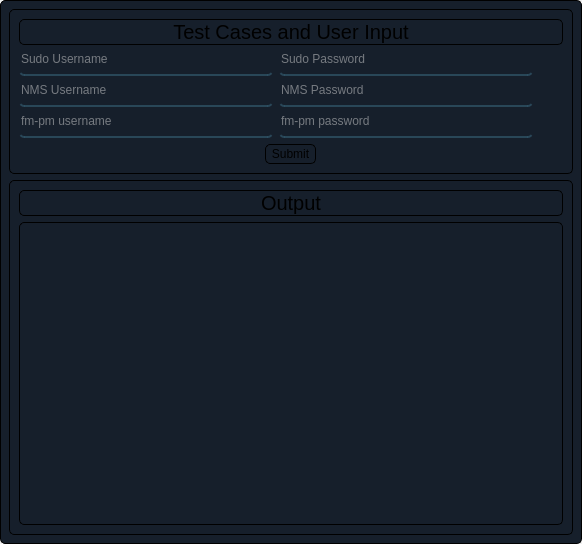
<?xml version="1.0" encoding="UTF-8"?>
<ui version="4.0">
 <class>Configuration</class>
 <widget class="QMainWindow" name="Configuration">
  <property name="geometry">
   <rect>
    <x>0</x>
    <y>0</y>
    <width>582</width>
    <height>544</height>
   </rect>
  </property>
  <property name="windowTitle">
   <string>MainWindow</string>
  </property>
  <widget class="QWidget" name="newWindow">
   <property name="styleSheet">
    <string notr="true">*{
	border:1px solid whilte;
	border-radius:5px;
}
#newWindow,#consoleEdit{
	background-color: #161f2b;
}
QCheckBox, QPushButton{
	padding:2px 5px;
}
QLineEdit{background-color: rgba(0,0,0,0);
	border:none;
	border-bottom:2px solid rgba(46,82,101,200);
	color: rgb(214, 214, 214);
	padding-bottom:7px;
}
#buttons{
	border:none;}</string>
   </property>
   <layout class="QVBoxLayout" name="verticalLayout">
    <item>
     <widget class="QFrame" name="InputFrame">
      <property name="frameShape">
       <enum>QFrame::StyledPanel</enum>
      </property>
      <property name="frameShadow">
       <enum>QFrame::Raised</enum>
      </property>
      <layout class="QGridLayout" name="gridLayout">
       <item row="9" column="1" colspan="7" alignment="Qt::AlignHCenter">
        <widget class="QFrame" name="buttons">
         <property name="frameShape">
          <enum>QFrame::StyledPanel</enum>
         </property>
         <property name="frameShadow">
          <enum>QFrame::Raised</enum>
         </property>
         <layout class="QHBoxLayout" name="horizontalLayout">
          <property name="spacing">
           <number>6</number>
          </property>
          <property name="leftMargin">
           <number>0</number>
          </property>
          <property name="topMargin">
           <number>0</number>
          </property>
          <property name="rightMargin">
           <number>0</number>
          </property>
          <property name="bottomMargin">
           <number>0</number>
          </property>
          <item>
           <widget class="QPushButton" name="submitBtn">
            <property name="text">
             <string>Submit</string>
            </property>
            <property name="icon">
             <iconset resource="resource.qrc">
              <normaloff>:/icons/icons/zap.svg</normaloff>:/icons/icons/zap.svg</iconset>
            </property>
           </widget>
          </item>
         </layout>
        </widget>
       </item>
       <item row="0" column="1" colspan="7">
        <widget class="QLabel" name="InputLabel">
         <property name="font">
          <font>
           <pointsize>15</pointsize>
          </font>
         </property>
         <property name="text">
          <string>Test Cases and User Input</string>
         </property>
         <property name="alignment">
          <set>Qt::AlignCenter</set>
         </property>
        </widget>
       </item>
       <item row="1" column="1">
        <widget class="QLineEdit" name="sudouser">
         <property name="placeholderText">
          <string>Sudo Username</string>
         </property>
        </widget>
       </item>
       <item row="2" column="2">
        <widget class="QLineEdit" name="nmspswrd">
         <property name="placeholderText">
          <string>NMS Password</string>
         </property>
        </widget>
       </item>
       <item row="2" column="1">
        <widget class="QLineEdit" name="nmsuser">
         <property name="text">
          <string/>
         </property>
         <property name="placeholderText">
          <string>NMS Username</string>
         </property>
        </widget>
       </item>
       <item row="1" column="2">
        <widget class="QLineEdit" name="sudopswrd">
         <property name="placeholderText">
          <string>Sudo Password</string>
         </property>
        </widget>
       </item>
       <item row="3" column="1">
        <widget class="QLineEdit" name="fmpmuser">
         <property name="placeholderText">
          <string>fm-pm username</string>
         </property>
        </widget>
       </item>
       <item row="3" column="2">
        <widget class="QLineEdit" name="fmpmpswrd">
         <property name="placeholderText">
          <string>fm-pm password</string>
         </property>
        </widget>
       </item>
      </layout>
     </widget>
    </item>
    <item>
     <widget class="QFrame" name="OutputFrame">
      <property name="frameShape">
       <enum>QFrame::StyledPanel</enum>
      </property>
      <property name="frameShadow">
       <enum>QFrame::Raised</enum>
      </property>
      <layout class="QVBoxLayout" name="verticalLayout_2">
       <item alignment="Qt::AlignTop">
        <widget class="QLabel" name="outputLabel">
         <property name="font">
          <font>
           <pointsize>15</pointsize>
          </font>
         </property>
         <property name="text">
          <string>Output</string>
         </property>
         <property name="alignment">
          <set>Qt::AlignCenter</set>
         </property>
        </widget>
       </item>
       <item>
        <widget class="QTextEdit" name="consoleEdit"/>
       </item>
      </layout>
     </widget>
    </item>
   </layout>
  </widget>
 </widget>
 <resources>
  <include location="resource.qrc"/>
 </resources>
 <connections/>
</ui>
